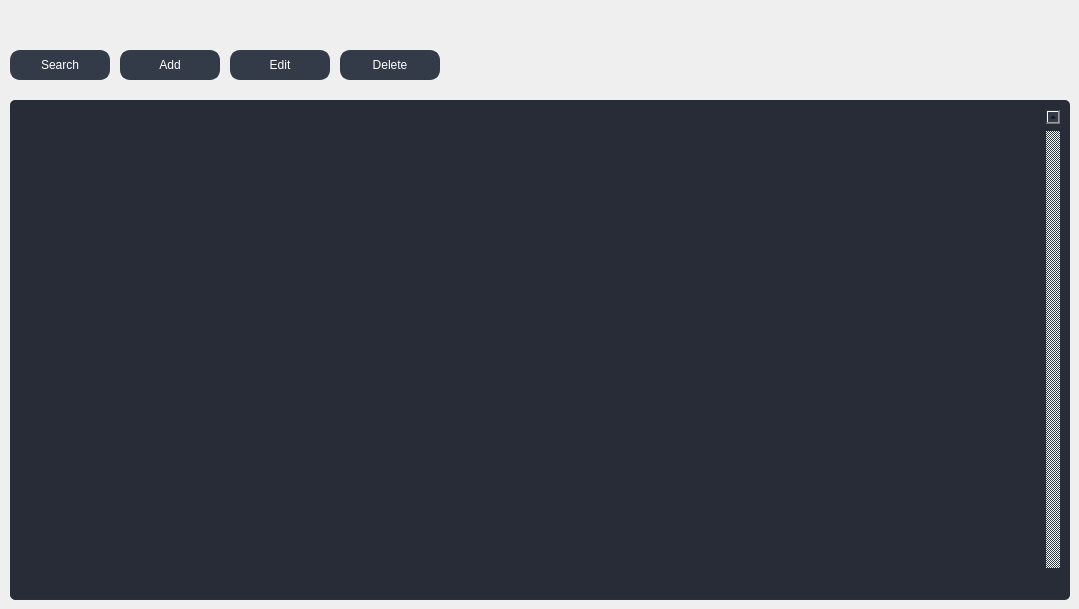
             <widget class="QWidget" name="page_device">
              <widget class="QTableWidget" name="table_devices">
               <property name="geometry">
                <rect>
                 <x>10</x>
                 <y>100</y>
                 <width>1060</width>
                 <height>500</height>
                </rect>
               </property>
               <property name="palette">
                <palette>
                 <active>
                  <colorrole role="WindowText">
                   <brush brushstyle="SolidPattern">
                    <color alpha="255">
                     <red>210</red>
                     <green>210</green>
                     <blue>210</blue>
                    </color>
                   </brush>
                  </colorrole>
                  <colorrole role="Button">
                   <brush brushstyle="SolidPattern">
                    <color alpha="255">
                     <red>39</red>
                     <green>44</green>
                     <blue>54</blue>
                    </color>
                   </brush>
                  </colorrole>
                  <colorrole role="Text">
                   <brush brushstyle="SolidPattern">
                    <color alpha="255">
                     <red>210</red>
                     <green>210</green>
                     <blue>210</blue>
                    </color>
                   </brush>
                  </colorrole>
                  <colorrole role="ButtonText">
                   <brush brushstyle="SolidPattern">
                    <color alpha="255">
                     <red>210</red>
                     <green>210</green>
                     <blue>210</blue>
                    </color>
                   </brush>
                  </colorrole>
                  <colorrole role="Base">
                   <brush brushstyle="SolidPattern">
                    <color alpha="255">
                     <red>39</red>
                     <green>44</green>
                     <blue>54</blue>
                    </color>
                   </brush>
                  </colorrole>
                  <colorrole role="Window">
                   <brush brushstyle="SolidPattern">
                    <color alpha="255">
                     <red>39</red>
                     <green>44</green>
                     <blue>54</blue>
                    </color>
                   </brush>
                  </colorrole>
                 </active>
                 <inactive>
                  <colorrole role="WindowText">
                   <brush brushstyle="SolidPattern">
                    <color alpha="255">
                     <red>210</red>
                     <green>210</green>
                     <blue>210</blue>
                    </color>
                   </brush>
                  </colorrole>
                  <colorrole role="Button">
                   <brush brushstyle="SolidPattern">
                    <color alpha="255">
                     <red>39</red>
                     <green>44</green>
                     <blue>54</blue>
                    </color>
                   </brush>
                  </colorrole>
                  <colorrole role="Text">
                   <brush brushstyle="SolidPattern">
                    <color alpha="255">
                     <red>210</red>
                     <green>210</green>
                     <blue>210</blue>
                    </color>
                   </brush>
                  </colorrole>
                  <colorrole role="ButtonText">
                   <brush brushstyle="SolidPattern">
                    <color alpha="255">
                     <red>210</red>
                     <green>210</green>
                     <blue>210</blue>
                    </color>
                   </brush>
                  </colorrole>
                  <colorrole role="Base">
                   <brush brushstyle="SolidPattern">
                    <color alpha="255">
                     <red>39</red>
                     <green>44</green>
                     <blue>54</blue>
                    </color>
                   </brush>
                  </colorrole>
                  <colorrole role="Window">
                   <brush brushstyle="SolidPattern">
                    <color alpha="255">
                     <red>39</red>
                     <green>44</green>
                     <blue>54</blue>
                    </color>
                   </brush>
                  </colorrole>
                 </inactive>
                 <disabled>
                  <colorrole role="WindowText">
                   <brush brushstyle="SolidPattern">
                    <color alpha="255">
                     <red>210</red>
                     <green>210</green>
                     <blue>210</blue>
                    </color>
                   </brush>
                  </colorrole>
                  <colorrole role="Button">
                   <brush brushstyle="SolidPattern">
                    <color alpha="255">
                     <red>39</red>
                     <green>44</green>
                     <blue>54</blue>
                    </color>
                   </brush>
                  </colorrole>
                  <colorrole role="Text">
                   <brush brushstyle="SolidPattern">
                    <color alpha="255">
                     <red>210</red>
                     <green>210</green>
                     <blue>210</blue>
                    </color>
                   </brush>
                  </colorrole>
                  <colorrole role="ButtonText">
                   <brush brushstyle="SolidPattern">
                    <color alpha="255">
                     <red>210</red>
                     <green>210</green>
                     <blue>210</blue>
                    </color>
                   </brush>
                  </colorrole>
                  <colorrole role="Base">
                   <brush brushstyle="SolidPattern">
                    <color alpha="255">
                     <red>39</red>
                     <green>44</green>
                     <blue>54</blue>
                    </color>
                   </brush>
                  </colorrole>
                  <colorrole role="Window">
                   <brush brushstyle="SolidPattern">
                    <color alpha="255">
                     <red>39</red>
                     <green>44</green>
                     <blue>54</blue>
                    </color>
                   </brush>
                  </colorrole>
                 </disabled>
                </palette>
               </property>
               <property name="styleSheet">
                <string notr="true">QTableWidget {	
	background-color: rgb(39, 44, 54);
	padding: 10px;
	border-radius: 5px;
	gridline-color: rgb(44, 49, 60);
	border-bottom: 1px solid rgb(44, 49, 60);
}
QTableWidget::item{
	border-color: rgb(44, 49, 60);
	padding-left: 5px;
	padding-right: 5px;
	gridline-color: rgb(44, 49, 60);
}
QTableWidget::item:selected{
	background-color: rgb(85, 170, 255);
}
QScrollBar:horizontal {
    border: none;
    background: rgb(52, 59, 72);
    height: 14px;
    margin: 0px 21px 0 21px;
	border-radius: 0px;
}
 QScrollBar:vertical {
	border: none;
    background: rgb(52, 59, 72);
    width: 14px;
    margin: 21px 0 21px 0;
	border-radius: 0px;
 }
QHeaderView::section{
	Background-color: rgb(39, 44, 54);
	max-width: 30px;
	border: 1px solid rgb(44, 49, 60);
	border-style: none;
    border-bottom: 1px solid rgb(44, 49, 60);
    border-right: 1px solid rgb(44, 49, 60);
}
QTableWidget::horizontalHeader {	
	background-color: rgb(81, 255, 0);
}
QHeaderView::section:horizontal
{
    border: 1px solid rgb(32, 34, 42);
	background-color: rgb(27, 29, 35);
	color: rgb(255, 255, 255);
	padding: 3px;
	border-top-left-radius: 7px;
    border-top-right-radius: 7px;
}
QHeaderView::section:vertical
{
    border: 1px solid rgb(44, 49, 60);
}
</string>
               </property>
               <property name="frameShape">
                <enum>QFrame::NoFrame</enum>
               </property>
               <property name="verticalScrollBarPolicy">
                <enum>Qt::ScrollBarAlwaysOn</enum>
               </property>
               <property name="sizeAdjustPolicy">
                <enum>QAbstractScrollArea::AdjustToContents</enum>
               </property>
               <property name="editTriggers">
                <set>QAbstractItemView::NoEditTriggers</set>
               </property>
               <property name="alternatingRowColors">
                <bool>false</bool>
               </property>
               <property name="selectionMode">
                <enum>QAbstractItemView::SingleSelection</enum>
               </property>
               <property name="selectionBehavior">
                <enum>QAbstractItemView::SelectRows</enum>
               </property>
               <property name="textElideMode">
                <enum>Qt::ElideMiddle</enum>
               </property>
               <property name="rowCount">
                <number>0</number>
               </property>
               <property name="columnCount">
                <number>5</number>
               </property>
               <attribute name="horizontalHeaderVisible">
                <bool>false</bool>
               </attribute>
               <attribute name="horizontalHeaderCascadingSectionResizes">
                <bool>true</bool>
               </attribute>
               <attribute name="horizontalHeaderDefaultSectionSize">
                <number>200</number>
               </attribute>
               <attribute name="horizontalHeaderStretchLastSection">
                <bool>false</bool>
               </attribute>
               <attribute name="verticalHeaderVisible">
                <bool>false</bool>
               </attribute>
               <attribute name="verticalHeaderHighlightSections">
                <bool>false</bool>
               </attribute>
               <attribute name="verticalHeaderStretchLastSection">
                <bool>true</bool>
               </attribute>
               <column>
                <property name="text">
                 <string/>
                </property>
               </column>
               <column>
                <property name="text">
                 <string>Device Name</string>
                </property>
               </column>
               <column>
                <property name="text">
                 <string>Serial Number</string>
                </property>
               </column>
               <column>
                <property name="text">
                 <string>IP Address</string>
                </property>
               </column>
               <column>
                <property name="text">
                 <string>State</string>
                </property>
               </column>
              </widget>
              <widget class="QPushButton" name="button_add_device">
               <property name="geometry">
                <rect>
                 <x>120</x>
                 <y>50</y>
                 <width>100</width>
                 <height>30</height>
                </rect>
               </property>
               <property name="styleSheet">
                <string notr="true">QPushButton {
	border: 2px solid rgb(52, 59, 72);
	border-radius: 10px;	
	background-color: rgb(52, 59, 72);
	color: rgb(255, 255, 255);
}
QPushButton:hover {
	background-color: rgb(57, 65, 80);
	color: rgb(227, 227, 227);
	border: 2px solid rgb(61, 70, 86);
}
QPushButton:pressed {	
	background-color: rgb(35, 40, 49);
	color: rgb(255, 255, 255);
	border: 2px solid rgb(43, 50, 61);
}</string>
               </property>
               <property name="text">
                <string>Add</string>
               </property>
               <property name="icon">
                <iconset resource="files.qrc">
                 <normaloff>:/16x16/data/resources/icons/16x16/cil-plus.png</normaloff>:/16x16/data/resources/icons/16x16/cil-plus.png</iconset>
               </property>
              </widget>
              <widget class="QPushButton" name="button_search_device">
               <property name="geometry">
                <rect>
                 <x>10</x>
                 <y>50</y>
                 <width>100</width>
                 <height>30</height>
                </rect>
               </property>
               <property name="styleSheet">
                <string notr="true">QPushButton {
	border: 2px solid rgb(52, 59, 72);
	border-radius: 10px;	
	background-color: rgb(52, 59, 72);
	color: rgb(255, 255, 255);
}
QPushButton:hover {
	background-color: rgb(57, 65, 80);
	color: rgb(227, 227, 227);
	border: 2px solid rgb(61, 70, 86);
}
QPushButton:pressed {	
	background-color: rgb(35, 40, 49);
	color: rgb(255, 255, 255);
	border: 2px solid rgb(43, 50, 61);
}</string>
               </property>
               <property name="text">
                <string>Search</string>
               </property>
               <property name="icon">
                <iconset resource="files.qrc">
                 <normaloff>:/16x16/data/resources/icons/16x16/cil-find-in-page.png</normaloff>:/16x16/data/resources/icons/16x16/cil-find-in-page.png</iconset>
               </property>
              </widget>
              <widget class="QPushButton" name="button_edit_device">
               <property name="geometry">
                <rect>
                 <x>230</x>
                 <y>50</y>
                 <width>100</width>
                 <height>30</height>
                </rect>
               </property>
               <property name="styleSheet">
                <string notr="true">QPushButton {
	border: 2px solid rgb(52, 59, 72);
	border-radius: 10px;	
	background-color: rgb(52, 59, 72);
	color: rgb(255, 255, 255);
}
QPushButton:hover {
	background-color: rgb(57, 65, 80);
	color: rgb(227, 227, 227);
	border: 2px solid rgb(61, 70, 86);
}
QPushButton:pressed {	
	background-color: rgb(35, 40, 49);
	color: rgb(255, 255, 255);
	border: 2px solid rgb(43, 50, 61);
}</string>
               </property>
               <property name="text">
                <string>Edit</string>
               </property>
               <property name="icon">
                <iconset resource="files.qrc">
                 <normaloff>:/16x16/data/resources/icons/16x16/cil-pencil.png</normaloff>:/16x16/data/resources/icons/16x16/cil-pencil.png</iconset>
               </property>
              </widget>
              <widget class="QPushButton" name="button_delete_device">
               <property name="geometry">
                <rect>
                 <x>340</x>
                 <y>50</y>
                 <width>100</width>
                 <height>30</height>
                </rect>
               </property>
               <property name="styleSheet">
                <string notr="true">QPushButton {
	border: 2px solid rgb(52, 59, 72);
	border-radius: 10px;	
	background-color: rgb(52, 59, 72);
	color: rgb(255, 255, 255);
}
QPushButton:hover {
	background-color: rgb(57, 65, 80);
	color: rgb(227, 227, 227);
	border: 2px solid rgb(61, 70, 86);
}
QPushButton:pressed {	
	background-color: rgb(35, 40, 49);
	color: rgb(255, 255, 255);
	border: 2px solid rgb(43, 50, 61);
}</string>
               </property>
               <property name="text">
                <string>Delete</string>
               </property>
               <property name="icon">
                <iconset resource="files.qrc">
                 <normaloff>:/16x16/data/resources/icons/16x16/cil-remove.png</normaloff>:/16x16/data/resources/icons/16x16/cil-remove.png</iconset>
               </property>
              </widget>
             </widget>
